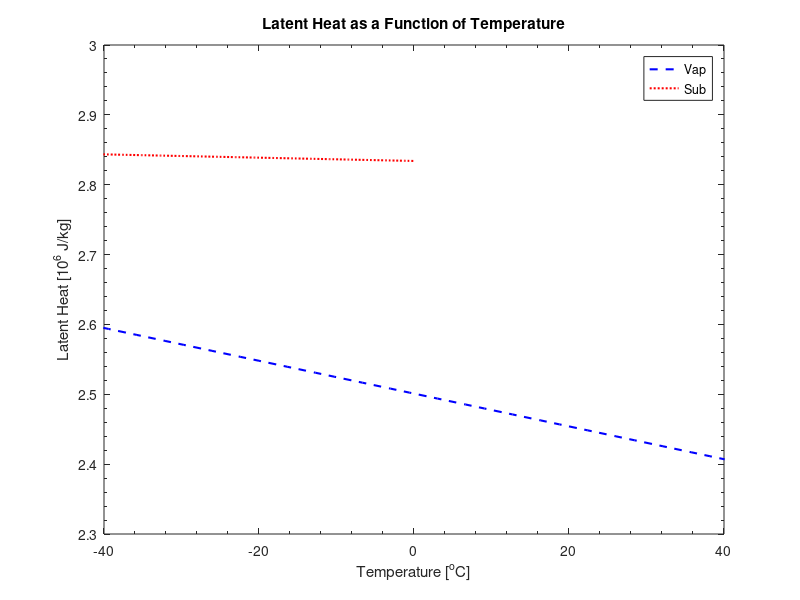
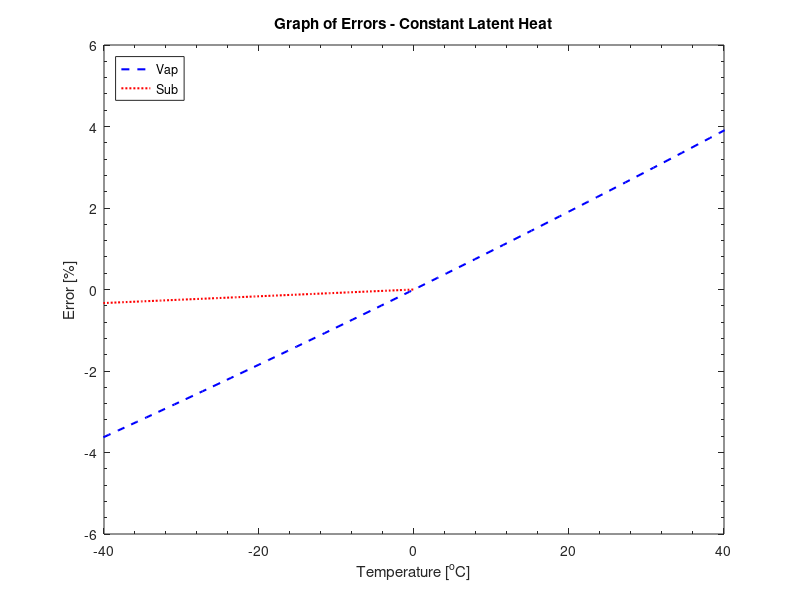
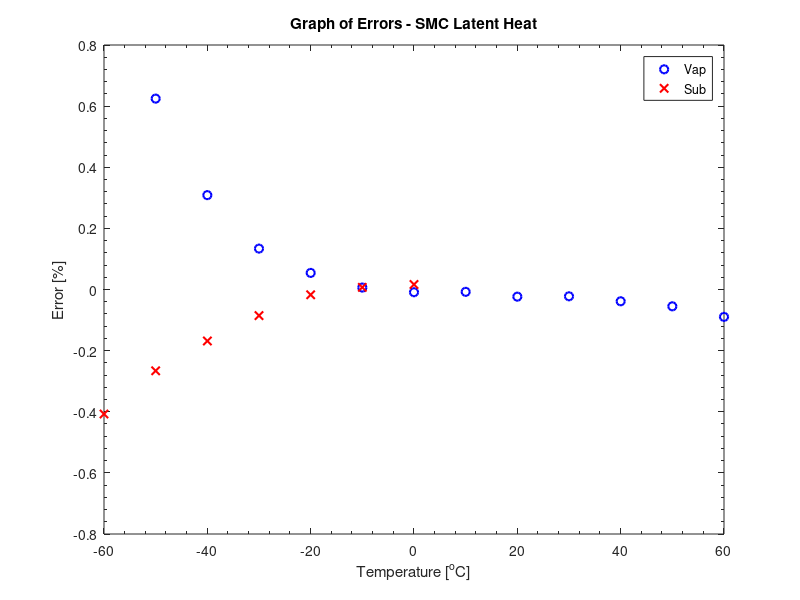

Reproduce these figures in MATLAB, in order.
function y = latentHeats()

    %Real data
    T_v = [-50:10:60];
    T_s = [-60:10:0]
    L_v = [629.3,621.7,615.0,608.9,603,597.3,591.7,586,580.4,574.7,569,563.2] * 4.1868; %kJ/kg
    L_s = [677.5,677.9,678,678,677.9,677.5,677] * 4.1868; %kJ/kg

    %Constants
    c_pl = 4.218;   %kJ/kgK
    c_pi = 2.106;   %kJ/kgK
    c_pv = 1.870;   %kJ/kgK
    L_lv0 = 2501;   %kJ/kg
    L_iv0 = 2834;   %kJ/kg
    T_0 = 273.15;   %K

    %Data Generation
    T_iv = linspace(-60,0,100) + 273.15;    %K
    T_lv = linspace(-60,60,100) + 273.15;    %K
    L_lv = ( L_lv0 - (c_pl - c_pv)*(T_lv - T_0) ) / 1000;
    L_iv = ( L_iv0 - (c_pi - c_pv)*(T_iv - T_0) ) / 1000;

    %Const Error
    ERR_V = (L_lv0/1000 - L_lv) ./ L_lv;
    ERR_S = (L_iv0/1000 - L_iv) ./ L_iv;

    %True Error
    %L_V = interp1(T_v,L_v,T_lv-273.15);
    %L_S = interp1(T_s,L_s,T_iv-273.15);
    L_V = ( L_lv0 - (c_pl - c_pv)*(T_v+273.15 - T_0) ) / 1000;
    L_S = ( L_iv0 - (c_pi - c_pv)*(T_s+273.15 - T_0) ) / 1000;
    err_V = (L_v/1000 - L_V) ./ L_V;
    err_S = (L_s/1000 - L_S) ./ L_S;

    %Plotting
    close all;
    plot(T_lv-273.15,L_lv,'--b', 'linewidth',1.5);
    hold on;
    plot(T_iv-273.15,L_iv,':r', 'linewidth',1.5);

    xlim([-40 40]);
    %ylim([2.3 3]);
    title('Latent Heat as a Function of Temperature');
    xlabel('Temperature [^oC]');
    ylabel('Latent Heat [10^6 J/kg]');
    set(gca,'XMinorTick','on','YMinorTick','on');    
    legend({"Vap","Sub"});
    set(gcf,'position',[50,550,500,320]);

    figure;
    plot(T_lv-273.15,ERR_V*100,'--b', 'linewidth',1.5);
    hold on;
    plot(T_iv-273.15,ERR_S*100,':r', 'linewidth',1.5);

    xlim([-40 40]);
    %ylim([2.3 3]);
    title('Graph of Errors - Constant Latent Heat');
    xlabel('Temperature [^oC]');
    ylabel('Error [%]');
    set(gca,'XMinorTick','on','YMinorTick','on');    
    legend({"Vap","Sub"},'location','northwest');
    set(gcf,'position',[50,550,500,250]);

    figure;
    plot(T_v,err_V*100,'ob', 'linewidth',1.5);
    hold on;
    plot(T_s,err_S*100,'xr', 'linewidth',1.5);

    %xlim([-60 60]);
    %ylim([2.3 3]);
    title('Graph of Errors - SMC Latent Heat');
    xlabel('Temperature [^oC]');
    ylabel('Error [%]');
    set(gca,'XMinorTick','on','YMinorTick','on'); 
    legend({"Vap","Sub"});
    set(gcf,'position',[50,550,500,250]);

    y.lv = L_lv;
    y.iv = L_iv;
end